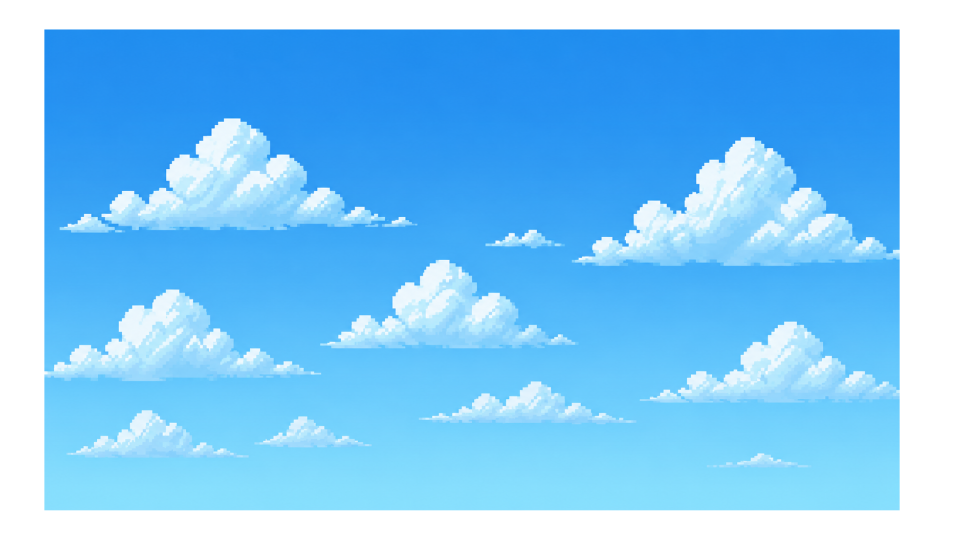
#> input picture game/assets/Level1/bg_withclouds.png, 1920 x 1080 px (shown at 1/2 size); its folder holds only this picture in this run
$ python build_mayon_journey.py
#> lines starting #> are read from the running program, lines starting #| are printed output that depends on the picture
#!/usr/bin/env python3
"""Registered, opaque memory backdrops and a silhouette cut from the delivered Makiling plate.

These are scenery, never screenshots of running levels. Original artist files stay untouched.
"""
import argparse
from collections import deque
import math
from pathlib import Path
import random
from PIL import Image, ImageDraw, ImageFilter, ImageChops

ROOT = Path(__file__).resolve().parents[1]
ASSETS = ROOT / "game/assets"
OUT = ASSETS / "Level5/journey"


# [23 lines left out: function extend_own_ground, not called in this run]


def clean_alpha(image):
    image.putalpha(image.getchannel("A").point(lambda alpha: alpha if alpha>=24 else 0))
    return image


# [202 lines left out: functions dissolve_sides, registered_frames, plaza_people, plaza_backdrop, plaza_masonry, alley_plate and 1 more, not called in this run]


def build():
    sky = Image.new("RGBA", (1920, 1080), (33, 142, 239, 255))
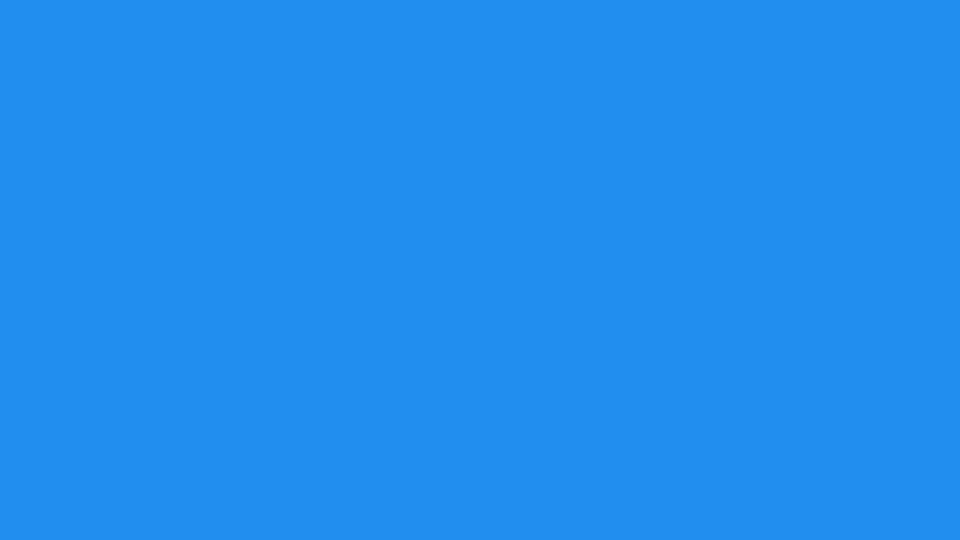
#> sky: PIL image 1920x1080 RGBA (shown at 1/2 size); mean R, G, B, A 33, 142, 239, 255
    for name in ["bg_withclouds", "mountains_furthest_background", "mountain_further_background"]:
        layer = Image.open(ASSETS / f"Level1/{name}.png").convert("RGBA")
#> layer is the input picture: PIL image 1920x1080 RGBA; mean R, G, B, A 75.8, 148.6, 197.3, 202.3
        if name == "mountain_further_background":
            # The delivered mountains have an irregular lower alpha cut. Continue their own
            # forest downwards; otherwise the sky reappears underneath a suspended landscape.
            layer=extend_own_ground(layer)
        sky.alpha_composite(layer)
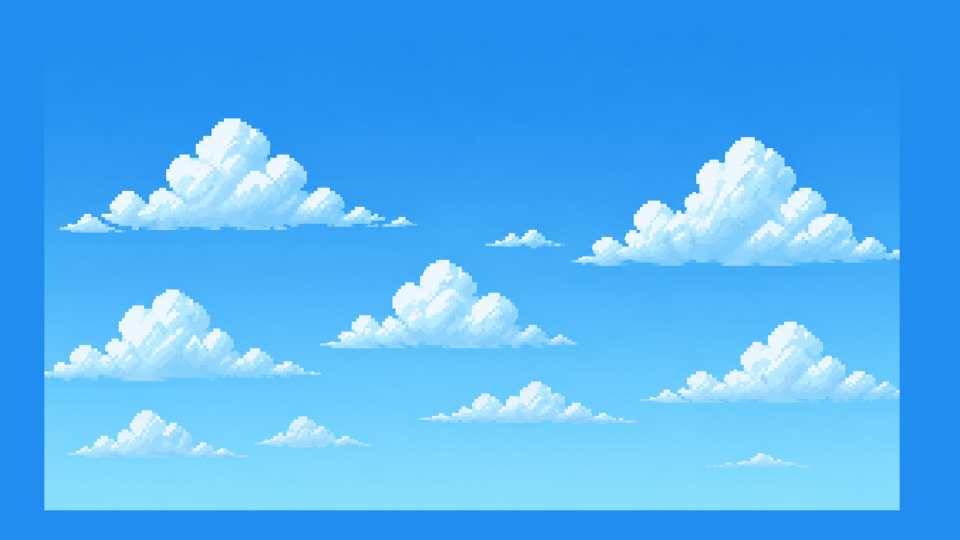
#> sky: PIL image 1920x1080 RGBA (shown at 1/2 size); mean R, G, B, A 82.5, 177.6, 246.2, 255
    # Paper-margin padding in the delivery must not repeat as vertical sky-coloured bars.
    sky = sky.crop((150, 80, 1770, 880))
    outputs = {"payyo_sky.png": sky, "plaza_sky.png": plaza_backdrop()}
    for name in ["shore", "sea", "forest", "dawn"]:
        base = Image.new("RGBA", (1672, 941), (22, 49, 64, 255))
        if name == "shore":
            base.paste((86, 179, 222, 255), (0, 0, 1672, 941))
            sources = ["Level3/shore/sky.png", "Level3/shore/mountains.png", "Level3/shore/ocean.png"]
        elif name == "sea":
            sources = ["Level3/deep/water.png"]
        elif name in ["forest", "dawn"]:
            sources = ["Level4/backdrop/mountain_far.png", "Level4/backdrop/mountain_near.png"]
            base.paste((31, 45, 58, 255), (0, 0, 1672, 941))
        for source in sources:
            layer = Image.open(ASSETS / source).convert("RGBA")
            if source == "Level3/shore/ocean.png":
                layer=extend_own_ground(layer)
            base.alpha_composite(layer)
        if name in ["forest", "dawn"]:
            # Register the walk line above the supplied lower mist/alpha cut. Extending those
            # pale edge pixels repeats them as a bright fence underneath the forest.
            base=base.crop((0,0,base.width,760))
            # Grade only the landscape; the player stays readable as in the original level.
            if name == "forest":
                shade = Image.new("RGBA",base.size,(26,35,57,145))
                base = Image.alpha_composite(base,shade)
            else:
                shade = Image.new("RGBA",base.size,(235,185,127,45))
                base = Image.alpha_composite(base,shade)
        if name == "shore":
            # Discard the ocean delivery's translucent blue cuts at its outside edges.
            base = base.crop((32, 0, base.width-32, base.height))
        outputs[name+"_sky.png"] = base
    # The nave's lower plinth is not a second floor behind the player.
    nave = Image.open(ASSETS/"Level2/church/nave.png").convert("RGBA")
    outputs["church_sky.png"] = nave.crop((0, 0, nave.width, 734))
    outputs["alley_plate.png"] = alley_plate()
    # Keep Dagat's own sand cap over its underwater stone; do not use the reef's bare floor.
    home=Image.open(ASSETS/"Level3/authored/land_home.png").convert("RGBA")
    outputs["sand_ground.png"]=home.crop((64,4,1400,244))
    outputs["plaza_masonry.png"] = plaza_masonry()
    plate = Image.open(ROOT / "Painting_Covers/Level 4 Completed Look from Mayon.png").convert("RGBA")
    falls = plate.crop((1040, 440, 1420, 760))
    mask = Image.new("L",falls.size)
    ImageDraw.Draw(mask).polygon([(130,0),(238,0),(280,28),(302,73),(347,112),(379,180),
                                  (365,266),(327,319),(28,319),(0,269),(24,211),(57,172),
                                  (83,123),(91,66)],fill=255)
    alpha=ImageChops.multiply(falls.getchannel("A"),mask.filter(ImageFilter.GaussianBlur(4)))
    # The upper crop is forest haze rather than a hard silhouette. Fade its registration
    # edge into the live forest, so the waterfall never carries a rectangular patch of sky.
    haze=Image.new("L",falls.size,255)
    haze_draw=ImageDraw.Draw(haze)
    for row in range(64):
        t=row/63
        haze_draw.line((0,row,falls.width,row),fill=round(255*t*t*(3-2*t)))
    falls.putalpha(ImageChops.multiply(alpha,haze))
    outputs["waterfall.png"] = falls
    # Canvas margins belong to the original registration, not a prop's ground anchor.
    # The complete dance frames retain their shared canvas and are deliberately not cut.
    for ident, source in {
        "terraces": "Level1/terraces_2.png", "kubo": "Level1/hut.png",
        "bandaritas": "Level2/alley_1/bandaritas.png", "church": "Level2/church/rack.png",
        "storm": "Level3/storm/clouds.png", "bangka": "Level3/authored/bangka_beached.png",
        "forest": "Level5/props/tree_broadleaf.png", "flower": "Level1/hidden_flower.png",
        "palms": "Level3/authored/palms_island.png",
    }.items():
        original = clean_alpha(Image.open(ASSETS/source).convert("RGBA"))
        original = original.crop(original.getchannel("A").getbbox())
        # The storm's clouds fill their canvas side to side (Kent: parts of the runway "cut off").
        outputs[ident+"_landmark.png"] = dissolve_sides(original) if ident == "storm" else original
    # The shore uses a complete silhouette. The old island cut reached the
    # source plate's side, right through a frond and the last boulder.
    with Image.open(ROOT / "LEVEL5_Mayon/authored/shore_palms.png") as source:
        palms = clean_alpha(source.convert("RGBA"))
    palms = palms.crop(palms.getchannel("A").getbbox())
    outputs["shore_palms.png"] = palms.resize((palms.width // 2, palms.height // 2),
                                               Image.Resampling.NEAREST)
    atlas=Image.open(ASSETS/"Level1/texturemap.png").convert("RGBA")
    outputs["rice_beds.png"]=rice_beds()
    # These pieces already belong together in the original Payyo atlas. Preserve their
    # proportions and assemble the yard in world coordinates instead of scaling a collage.
    for name,box in {
        "fence":(738,912,818,959), "gate":(830,912,888,960),
        "pot":(899,912,931,961), "bamboo":(946,907,988,963),
        "stone_lamp":(996,906,1046,965),
    }.items():
        prop=clean_alpha(atlas.crop(box))
        outputs["payyo_"+name+".png"]=prop.crop(prop.getchannel("A").getbbox())
    for name,source in {
        "payyo_bank":"Level1/terraces_near_background.png",
        "shore_jetty":"Level3/authored/jetty.png",
        "deep_terraces":"Level3/deep/terraces.png",
        "deep_ridges":"Level3/deep/ridges.png",
    }.items():
        image=clean_alpha(Image.open(ASSETS/source).convert("RGBA"))
        outputs[name+".png"]=image.crop(image.getchannel("A").getbbox())
    for name,pattern,count in [
        ("kelp_long","Level3/props/kelp_long_{}.png",3),
        ("kelp_short","Level3/props/kelp_short_{}.png",3),
        ("coral_red","Level3/props/coral_red_{}.png",3),
        ("coral_orange","Level3/props/coral_orange_{}.png",3),
        ("fish_school","Level3/ambience/school_{}.png",4),
        ("bakunawa","Level3/bakunawa/searching_{}.png",13),
        ("surf","Level3/shore/surf_{}.png",3),
    ]:
        for index,frame in enumerate(registered_frames(pattern,count)):
            outputs[f"{name}_{index:02d}.png"]=frame
    return outputs


def main():
    check = argparse.ArgumentParser()
    check.add_argument("--check",action="store_true")
    args = check.parse_args()
    stale = []
    for name, image in build().items():
        path = OUT / name
        if args.check:
            if not path.exists() or Image.open(path).convert("RGBA").tobytes() != image.tobytes():
                stale.append(name)
        else:
            OUT.mkdir(parents=True,exist_ok=True)
            image.save(path)
    if stale:
        raise SystemExit("Stale Mayon journey art: "+", ".join(stale))


if __name__ == "__main__":
#> (the run stopped early here; a loop or call above may not have finished)
